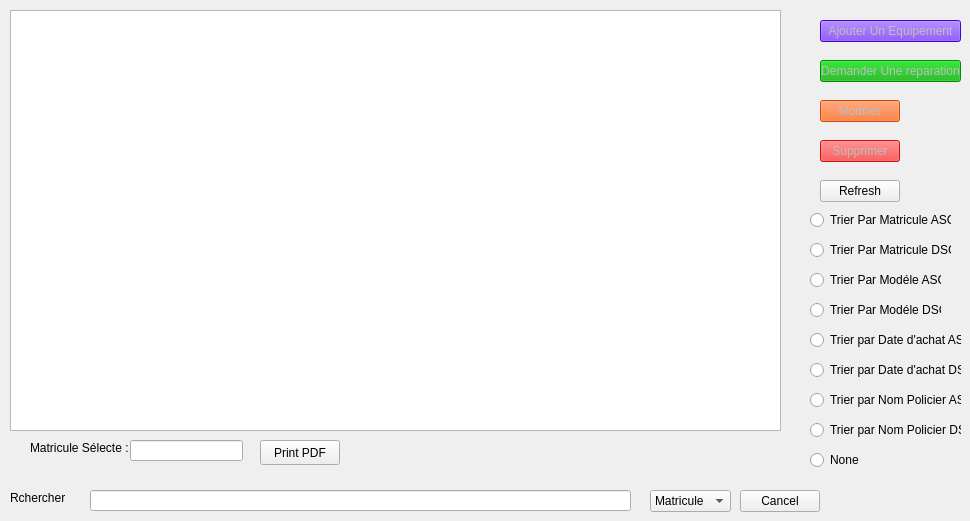
      <widget class="QWidget" name="tab_16">
       <attribute name="title">
        <string>Affichage</string>
       </attribute>
       <widget class="QLabel" name="rechercher_label">
        <property name="geometry">
         <rect>
          <x>10</x>
          <y>490</y>
          <width>71</width>
          <height>16</height>
         </rect>
        </property>
        <property name="text">
         <string>Rchercher</string>
        </property>
       </widget>
       <widget class="QTableView" name="Vehicule_table">
        <property name="geometry">
         <rect>
          <x>10</x>
          <y>10</y>
          <width>771</width>
          <height>421</height>
         </rect>
        </property>
       </widget>
       <widget class="QRadioButton" name="radioButton_13">
        <property name="geometry">
         <rect>
          <x>810</x>
          <y>330</y>
          <width>151</width>
          <height>20</height>
         </rect>
        </property>
        <property name="text">
         <string>Trier par Date d'achat ASC</string>
        </property>
       </widget>
       <widget class="QRadioButton" name="radioButton_17">
        <property name="geometry">
         <rect>
          <x>810</x>
          <y>270</y>
          <width>131</width>
          <height>20</height>
         </rect>
        </property>
        <property name="text">
         <string>Trier Par Modéle ASC</string>
        </property>
       </widget>
       <widget class="QPushButton" name="Delete_button">
        <property name="enabled">
         <bool>false</bool>
        </property>
        <property name="geometry">
         <rect>
          <x>820</x>
          <y>140</y>
          <width>80</width>
          <height>22</height>
         </rect>
        </property>
        <property name="styleSheet">
         <string notr="true">background-color: rgb(255, 15, 15);</string>
        </property>
        <property name="text">
         <string>Supprimer</string>
        </property>
       </widget>
       <widget class="QPushButton" name="Demande_rep">
        <property name="enabled">
         <bool>false</bool>
        </property>
        <property name="geometry">
         <rect>
          <x>820</x>
          <y>60</y>
          <width>141</width>
          <height>22</height>
         </rect>
        </property>
        <property name="styleSheet">
         <string notr="true">background-color: rgb(0, 170, 0);</string>
        </property>
        <property name="text">
         <string>Demander Une reparation</string>
        </property>
       </widget>
       <widget class="QPushButton" name="cancelbtnvehicules">
        <property name="geometry">
         <rect>
          <x>740</x>
          <y>490</y>
          <width>80</width>
          <height>22</height>
         </rect>
        </property>
        <property name="text">
         <string>Cancel</string>
        </property>
       </widget>
       <widget class="QRadioButton" name="radioButton_22">
        <property name="geometry">
         <rect>
          <x>810</x>
          <y>420</y>
          <width>151</width>
          <height>20</height>
         </rect>
        </property>
        <property name="text">
         <string>Trier par Nom Policier DSC</string>
        </property>
       </widget>
       <widget class="QPushButton" name="Assign_Police">
        <property name="enabled">
         <bool>false</bool>
        </property>
        <property name="geometry">
         <rect>
          <x>820</x>
          <y>20</y>
          <width>141</width>
          <height>22</height>
         </rect>
        </property>
        <property name="styleSheet">
         <string notr="true">
background-color: rgb(85, 0, 255);</string>
        </property>
        <property name="text">
         <string>Ajouter Un Equipement</string>
        </property>
       </widget>
       <widget class="QRadioButton" name="radioButton_21">
        <property name="geometry">
         <rect>
          <x>810</x>
          <y>390</y>
          <width>151</width>
          <height>20</height>
         </rect>
        </property>
        <property name="text">
         <string>Trier par Nom Policier ASC</string>
        </property>
       </widget>
       <widget class="QPushButton" name="Modif_btton">
        <property name="enabled">
         <bool>false</bool>
        </property>
        <property name="geometry">
         <rect>
          <x>820</x>
          <y>100</y>
          <width>80</width>
          <height>22</height>
         </rect>
        </property>
        <property name="styleSheet">
         <string notr="true">background-color: rgb(255, 85, 0);</string>
        </property>
        <property name="text">
         <string>Modifier</string>
        </property>
       </widget>
       <widget class="QRadioButton" name="radioButton_18">
        <property name="geometry">
         <rect>
          <x>810</x>
          <y>240</y>
          <width>141</width>
          <height>20</height>
         </rect>
        </property>
        <property name="text">
         <string>Trier Par Matricule DSC</string>
        </property>
       </widget>
       <widget class="QRadioButton" name="radioButton_15">
        <property name="geometry">
         <rect>
          <x>810</x>
          <y>210</y>
          <width>141</width>
          <height>20</height>
         </rect>
        </property>
        <property name="text">
         <string>Trier Par Matricule ASC</string>
        </property>
       </widget>
       <widget class="QRadioButton" name="radioButton_16">
        <property name="geometry">
         <rect>
          <x>810</x>
          <y>300</y>
          <width>131</width>
          <height>20</height>
         </rect>
        </property>
        <property name="text">
         <string>Trier Par Modéle DSC</string>
        </property>
       </widget>
       <widget class="QComboBox" name="recherche">
        <property name="geometry">
         <rect>
          <x>650</x>
          <y>490</y>
          <width>81</width>
          <height>22</height>
         </rect>
        </property>
        <item>
         <property name="text">
          <string>Matricule</string>
         </property>
        </item>
        <item>
         <property name="text">
          <string>Modéle</string>
         </property>
        </item>
        <item>
         <property name="text">
          <string>Policier</string>
         </property>
        </item>
       </widget>
       <widget class="QLineEdit" name="rechercher_vehicule_edit">
        <property name="geometry">
         <rect>
          <x>90</x>
          <y>490</y>
          <width>541</width>
          <height>21</height>
         </rect>
        </property>
       </widget>
       <widget class="QRadioButton" name="radioButton_14">
        <property name="geometry">
         <rect>
          <x>810</x>
          <y>360</y>
          <width>151</width>
          <height>20</height>
         </rect>
        </property>
        <property name="text">
         <string>Trier par Date d'achat DSC</string>
        </property>
       </widget>
       <widget class="QPushButton" name="Refresh">
        <property name="geometry">
         <rect>
          <x>820</x>
          <y>180</y>
          <width>80</width>
          <height>22</height>
         </rect>
        </property>
        <property name="text">
         <string>Refresh</string>
        </property>
       </widget>
       <widget class="QLabel" name="Matricule_selectione">
        <property name="geometry">
         <rect>
          <x>30</x>
          <y>440</y>
          <width>391</width>
          <height>16</height>
         </rect>
        </property>
        <property name="text">
         <string>Matricule Sélecte :</string>
        </property>
       </widget>
       <widget class="QLineEdit" name="matslected">
        <property name="geometry">
         <rect>
          <x>130</x>
          <y>440</y>
          <width>113</width>
          <height>21</height>
         </rect>
        </property>
       </widget>
       <widget class="QRadioButton" name="radioButton_9">
        <property name="geometry">
         <rect>
          <x>810</x>
          <y>450</y>
          <width>85</width>
          <height>20</height>
         </rect>
        </property>
        <property name="text">
         <string>None</string>
        </property>
       </widget>
       <widget class="QPushButton" name="Print_pdf_vehicules">
        <property name="geometry">
         <rect>
          <x>260</x>
          <y>440</y>
          <width>80</width>
          <height>25</height>
         </rect>
        </property>
        <property name="text">
         <string>Print PDF</string>
        </property>
       </widget>
      </widget>
